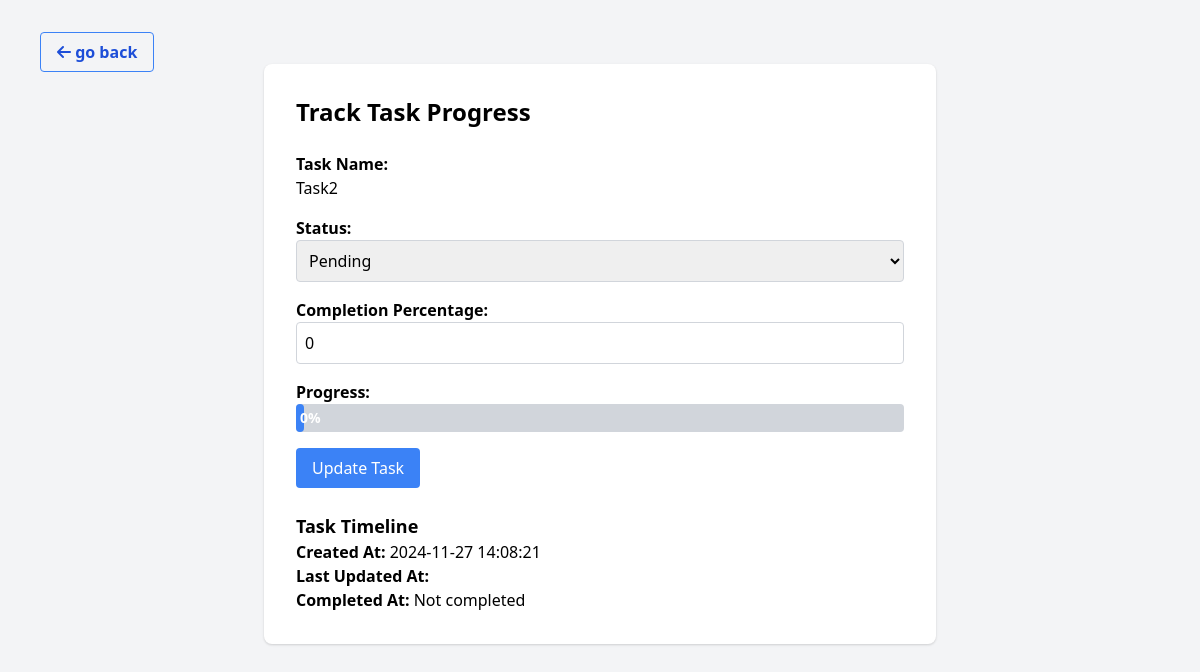
/admin/tasks/track_task.php?task_id=9, run on the app's committed database.
### tables this page shows
CREATE TABLE `tasks` (
  `task_id` int(11) NOT NULL,
  `task_name` varchar(100) NOT NULL,
  `description` text DEFAULT NULL,
  `assigned_member` varchar(50) DEFAULT NULL,
  `due_date` date DEFAULT NULL,
  `priority` enum('low','medium','high') DEFAULT 'medium',
  `status` enum('pending','in-progress','completed') DEFAULT 'pending',
  `created_at` timestamp NOT NULL DEFAULT current_timestamp(),
  `reminder_sent` tinyint(1) DEFAULT 0,
  `email` varchar(100) DEFAULT NULL,
  `completion_percentage` int(3) DEFAULT 0,
  `updated_at` timestamp NULL DEFAULT NULL,
  `completed_at` timestamp NULL DEFAULT NULL
);

### admin/tasks/track_task.php (the view, shortened to what this page needs)
<?php
include '../includes/db.php';
$task_id = $_GET['task_id'] ?? 1;
$sql = "SELECT * FROM tasks WHERE task_id = ?";
$stmt = $conn->prepare($sql);
$stmt->bind_param("i", $task_id);
$stmt->execute();
$task = $stmt->get_result()->fetch_assoc();
?>
<!DOCTYPE html>
<html lang="en">
<head>
    <link href="https://cdn.jsdelivr.net/npm/tailwindcss@2.2.19/dist/tailwind.min.css" rel="stylesheet">
    <link rel="stylesheet" href="https://cdnjs.cloudflare.com/ajax/libs/font-awesome/6.6.0/css/all.min.css" />
</head>
<body class="bg-gray-100 p-10">
<a href="./DisplayTask.php" class="bg-transparent hover:bg-blue-500 text-blue-700 font-semibold hover:text-white py-2 px-4 border border-blue-500 hover:border-transparent rounded" onclick="history.go(-1);"><i class="fa-solid fa-arrow-left"></i> go back</a>
<div class="max-w-2xl mx-auto bg-white p-8 shadow rounded-lg">
    <h2 class="text-2xl font-bold mb-6">Track Task Progress</h2>
    <form method="POST">
        <div class="mb-4">
            <label class="block font-semibold">Task Name:</label>
            <p><?= htmlspecialchars($task['task_name']) ?></p>
        </div>
        <div class="mb-4">
            <label for="status" class="block font-semibold">Status:</label>
            <select name="status" class="w-full border border-gray-300 rounded p-2">
                <option value="pending" <?= $task['status'] == 'pending' ? 'selected' : '' ?>>Pending</option>
            </select>
        </div>
        <div class="mb-4">
            <label for="completion_percentage" class="block font-semibold">Completion Percentage:</label>
            <input type="number" name="completion_percentage" value="<?= htmlspecialchars($task['completion_percentage']) ?>" min="0" max="100" class="w-full border border-gray-300 rounded p-2">
        </div>
        <div class="mb-4">
            <label class="block font-semibold">Progress:</label>
            <div class="w-full bg-gray-300 rounded">
                <div class="bg-blue-500 text-white text-sm font-bold p-1 rounded" style="width: <?= $task['completion_percentage'] ?>%;">
                    <?= $task['completion_percentage'] ?>%
                </div>
            </div>
        </div>
        <button type="submit" name="update_task" class="bg-blue-500 text-white px-4 py-2 rounded hover:bg-blue-600">Update Task</button>
    </form>
    <div class="mt-6">
        <h3 class="text-lg font-bold">Task Timeline</h3>
        <p><strong>Created At:</strong> <?= htmlspecialchars($task['created_at']) ?></p>
        <p><strong>Last Updated At:</strong> <?= htmlspecialchars($task['updated_at']) ?></p>
        <p><strong>Completed At:</strong> <?= $task['completed_at'] ? htmlspecialchars($task['completed_at']) : 'Not completed' ?></p>
    </div>
</div>
</body>
</html>

### data on the page
tasks: task_name "Task2", status "Pending", completion_percentage "0", created_at "2024-11-27 14:08:21"
